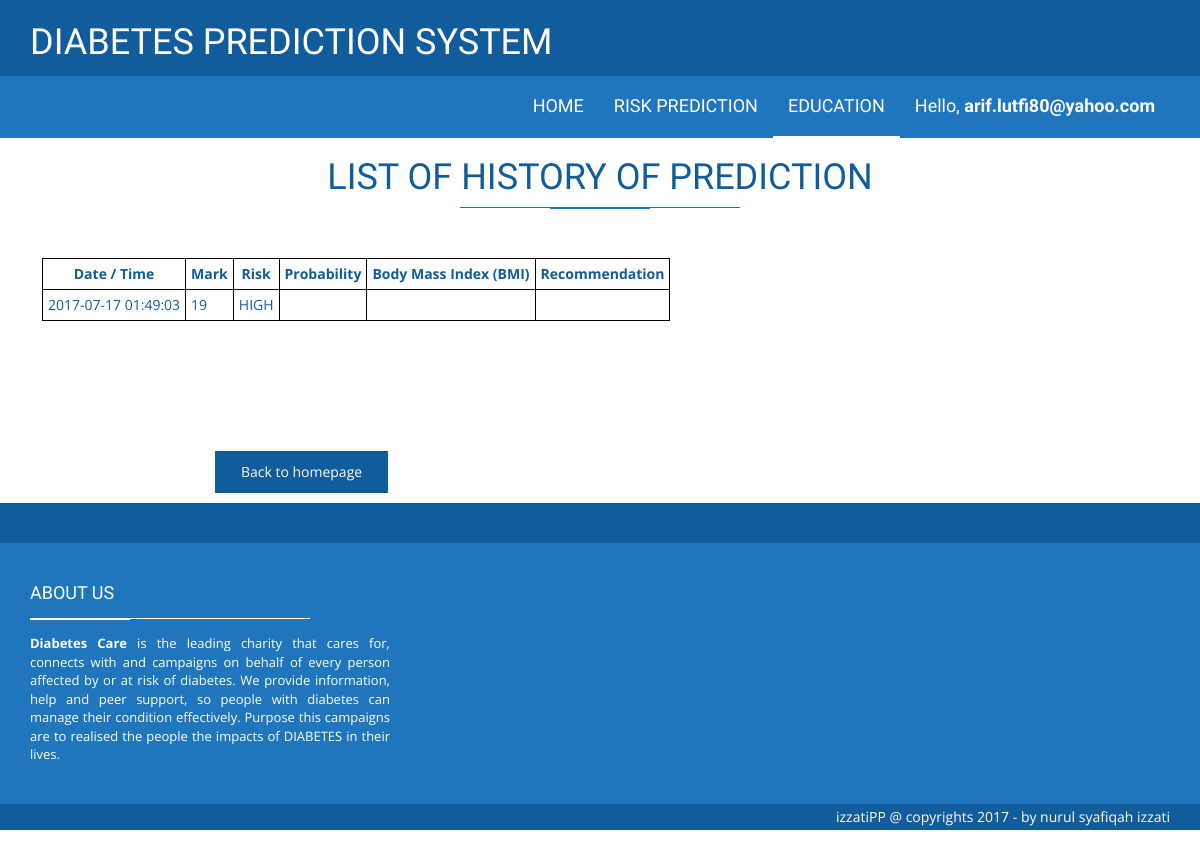
/HTML/riskH.php (signed in), run on the app's committed database.
### tables this page shows
CREATE TABLE IF NOT EXISTS `result` (
  `resultno` int(5) NOT NULL,
  `mark` int(3) NOT NULL,
  `risk` varchar(50) NOT NULL,
  `email` varchar(100) NOT NULL,
  `date` timestamp NOT NULL DEFAULT CURRENT_TIMESTAMP ON UPDATE CURRENT_TIMESTAMP
);

### HTML/riskH.php (the view, shortened to what this page needs)
<!DOCTYPE html>
<html class="no-js">
    <head>
        <link rel="stylesheet" href="assets/css/bootstrap.min.css">
        <link rel="stylesheet" href="assets/css/font-awesome.min.css">
        <link rel="stylesheet" href="assets/css/style.css">
    </head>
    <body>
	<?php
$a = $_SESSION['user'];
?>
 <header class="main-header">
        <nav class="navbar navbar-static-top">
            <div class="navbar-top">
              <div class="container">
                  <div class="row">
                    <div class="col-sm-6 col-xs-12">
                        <ul class="list-unstyled list-inline header-contact">
                            <li> <h1>DIABETES PREDICTION SYSTEM</li>
                       </ul>
                    </div>
                  </div>
              </div>
            </div>
            <div class="navbar-main">
              <div class="container">
                <div id="navbar" class="navbar-collapse collapse pull-right">
                  <ul class="nav navbar-nav">
  <li><a  href="home.php">HOME </a></li>
              				        <li class="has-child"><a  href="#">RISK PREDICTION</a>
                    <li class="has-child"><a class="is-active" href="#">EDUCATION</a>
                    </li>
					<li class="has-child"><a href="#">Hello, <b><?php echo $a; ?></b></a>
                  </ul>
                </div>
              </div>
            </div>
        </nav>
    </header>
		<h1 class="page-title"><center>LIST OF HISTORY OF PREDICTION</center> <span class="title-under"></span></h1>
<div class="main-container fadeIn animated">
		<div class="container">
			<div class="row">
				<div class="col-md-7 col-sm-12 col-form">
						<div class="row">
<br><br>
  <?php
			$con=mysqli_connect("localhost","root","","diabetes");
			$result = mysqli_query($con,"SELECT * FROM result where email='$a'");
			if($row = mysqli_fetch_array($result))
			  {
 echo "<table align=center border=0 cellpadding=40 cellspacing=50  \n\t>";
			  echo "<tr><th>Date / Time</th>
						<th>Mark </th>
						<th>Risk</th>
						<th>Probability</th>
						<th>Body Mass Index (BMI)</th>
						<th>Recommendation</th></tr>\n";
			  do{
				printf("<tr><td>%s</td><td>%s</td><td>%s </td><td>%s </td><td>%s </td><td>%s</td></tr>\n",
					   $row['date'], $row['mark'], $row['risk'],$row['probability'], $row['bmi'], $row['recommendation']);
			  }while($row=mysqli_fetch_array($result));
			  echo "</table>\n";
			  }
			else
			  echo "<center><b>Sorry, no information is available!</b></center>";
			?>
	<br><br><br>
	<br><br><br>
<div class="col-md-7 col-sm-12 col-form">
							<input type="button"class="btn btn-primary pull-right" name="cancel" value="Back to homepage"
onclick="window.location='home.php'" />
                        </div>
                        </div>
						</div></div></div>
  <footer class="main-footer">
        <div class="footer-top">
        </div>
        <div class="footer-main">
            <div class="container">
                <div class="row">
                    <div class="col-md-4">
                        <div class="footer-col">
                            <h4 class="footer-title">About us <span class="title-under"></span></h4>
                            <div class="footer-content">
                                <p>
                                    <strong>Diabetes Care</strong>
is the leading charity that cares for, connects with and campaigns on behalf of every person affected by or at risk of diabetes. We provide information, help and peer support, so people with diabetes can manage their condition effectively.
Purpose this campaigns are to realised the people the impacts of DIABETES in their lives.
                                </p>
                            </div>
                        </div>
                    </div>
                    <div class="col-md-4">
                    </div>
                    <div class="clearfix"></div>
                </div>
            </div>
        </div>
        <div class="footer-bottom">
            <div class="container text-right">
                    izzatiPP @ copyrights 2017 - by nurul syafiqah izzati
            </div>
        </div>
    </footer>
    </body>
</html>

### HTML/assets/css/style.css (style rules this page uses)
body { font-family: "Open sans", sans-serif; color: #115c9b; }
h1, h2, h3, h4 { font-family: "Dosis", sans-serif; }
a { color: inherit; }
.navbar-static-top { margin: 0; border: 0; color: #fff; }
.navbar-top { background: #115c9b; font-size: 12px; padding: 3px 0; }
.navbar-top .list-inline { margin-bottom: 0; }
.navbar-top .header-contact li { margin-right: 15px; }
.navbar-main { margin-bottom: 0; color: #fff; background: #1f76bd; }
.navbar-main a:hover, .navbar-main a:active, .navbar-main a:focus, .navbar-main a.is-active { background: none !important; color: inherit; border-bottom: 2px solid #fff; }
.navbar-main li a { font-family: "Dosis", sans-serif; font-size: 18px; padding: 20px 15px; border-bottom: 2px solid transparent; }
.footer-top { background: #115c9b; height: 40px; }
.main-footer { background: #1f76bd; color: #fff; }
.main-footer .footer-main { padding: 30px 0; }
.main-footer .footer-title { text-transform: uppercase; margin-bottom: 10px; }
.main-footer .footer-title .title-under { background: #fff; margin: 15px 0; text-align: left; }
.main-footer .footer-title .title-under:after { margin: 0; background: #fff; }
.main-footer .footer-content { text-align: justify; font-size: 13px; }
.footer-bottom { background: #115c9b; padding: 3px; }
.main-container { margin-bottom: 50px; }
.btn-primary { background: #115c9b; border: none; border-radius: 0; padding: 10px 25px; border: 1px solid transparent; -moz-transition: all, 0.3s; -o-transition: all, 0.3s; -webkit-transition: all, 0.3s; transition: all, 0.3s; margin:10px; }
.title-under { display: block; margin: 5px auto; background: #1f76bd; height: 1px; width: 280px; }
.title-under:after { content: ''; display: block; width: 100px; background: inherit; height: 2px; margin: 0 auto; margin-top: 10px; }
.animated { visibility: visible; -webkit-animation-duration: 1s; animation-duration: 1s; -webkit-animation-fill-mode: both; animation-fill-mode: both; }
.animated.fadeIn { -webkit-animation-duration: 1.5s; animation-duration: 1.5s; }
.fadeIn { -webkit-animation-name: fadeIn; animation-name: fadeIn; }

### HTML/riskH.php (style rules this page uses)
table, th, td { border: 1px solid black; border-collapse: collapse; }
th, td { padding: 5px; }
th { text-align: center; }

### data on the page
result: date "2017-07-17 01:49:03", mark "19", risk "HIGH"

### other printed values
$a "arif.lutfi80@yahoo.com"
